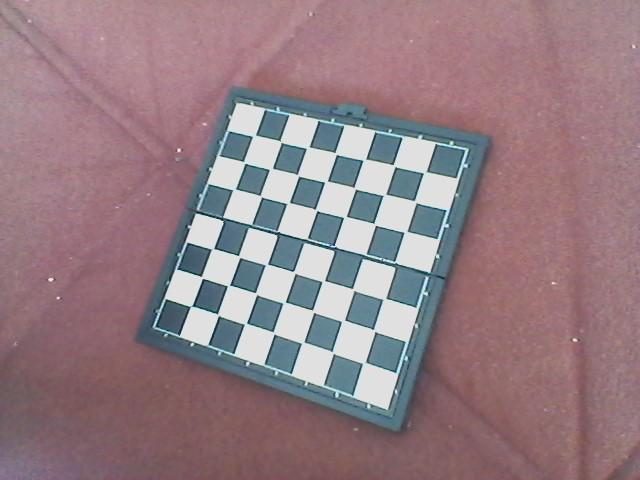
#> input picture Camera Calibration/fotos/A (1).jpg, 640 x 480 px; its folder holds only this picture in this run
$ jupyter execute Camera_calibration.ipynb
#> lines starting #> are read from the running program, lines starting #| are printed output that depends on the picture; after the words box and inside, x2 and y2 are one past the last pixel; in counts of white or black regions, pixels touching at a corner belong together; long printed decimals are rounded
[cell 1]
#!/usr/bin/env python

import cv2
import numpy as np
import os
import glob
import matplotlib.pyplot as plt


# Defining the dimensions of checkerboard
CHECKERBOARD = (7,7)
criteria = (cv2.TERM_CRITERIA_EPS + cv2.TERM_CRITERIA_MAX_ITER, 30, 0.001)

# Creating vector to store vectors of 3D points for each checkerboard image
objpoints = []
# Creating vector to store vectors of 2D points for each checkerboard image
imgpoints = []


# Defining the world coordinates for 3D points
objp = np.zeros((1, CHECKERBOARD[0] * CHECKERBOARD[1], 3), np.float32)
objp[0,:,:2] = np.mgrid[0:CHECKERBOARD[0], 0:CHECKERBOARD[1]].T.reshape(-1, 2)
prev_img_shape = None

# Extracting path of individual image stored in a given directory
images = glob.glob('./fotos/*.jpg')


for fname in images:
    img = cv2.imread(fname)
#> img is the input picture: shape (480, 640, 3); mean B, G, R 131.7, 125.5, 148.8
    plt.imshow(img)
    plt.show()
    gray = cv2.cvtColor(img,cv2.COLOR_BGR2GRAY)
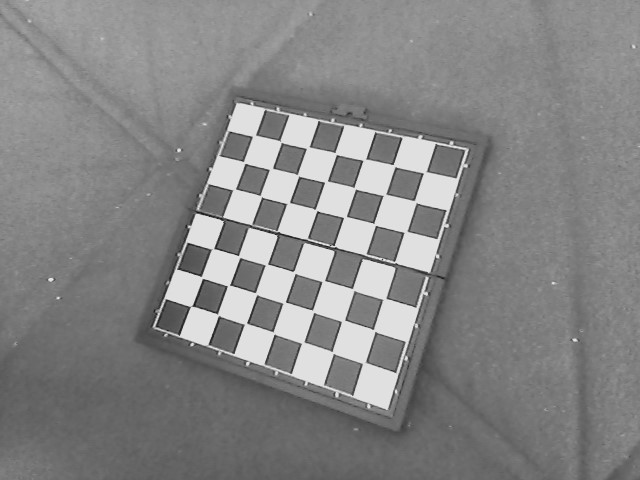
#> gray: shape (480, 640); min 13, max 238, mean 133.2
    lwr = np.array([0,0,90])
    upr = np.array([179, 61, 252])
    hsv = cv2.cvtColor(img, cv2.COLOR_BGR2HSV)
#> hsv: shape (480, 640, 3); mean H, S, V 140.9, 59.7, 155.1
    msk = cv2.inRange(hsv, lwr, upr)
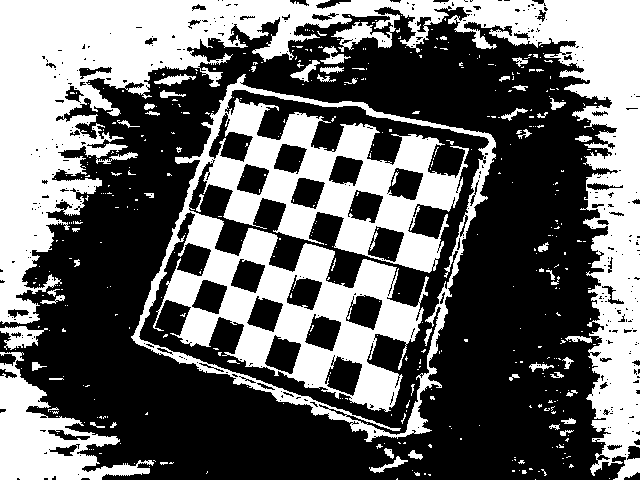
#> msk: shape (480, 640); 40.6% white; 462 white regions (407 under 20 px), largest, box (x1, y1, x2, y2) and area: (0, 0, 640, 480) 65698, (131, 74, 496, 442) 45879, (0, 352, 154, 480) 7590
    krn = cv2.getStructuringElement(cv2.MORPH_RECT, (50, 30))
    dlt = cv2.dilate(msk, krn, iterations=5)
#> dlt: shape (480, 640); every value is 255
    res = 255 - cv2.bitwise_and(dlt, msk)
    res = np.uint8(res)
    res2 = cv2.cvtColor(res, cv2.COLOR_BGR2RGB)
    plt.imshow(res2)
    plt.show()

    ret, corners = cv2.findChessboardCorners(res, (7, 7),
                                            flags=cv2.CALIB_CB_ADAPTIVE_THRESH +
                                                cv2.CALIB_CB_FAST_CHECK +
                                                cv2.CALIB_CB_NORMALIZE_IMAGE + cv2.CALIB_CB_EXHAUSTIVE)
#> ret = True; corners = 49 rows, first 8: [254.5, 135.5], [280.5, 141.5], [308.5, 147], [335.5, 153.5], [366.2, 158], [394.5, 166], [425, 172], [244, 162.5]
    if ret:
        fnl = cv2.drawChessboardCorners(img, (7, 7), corners, ret)
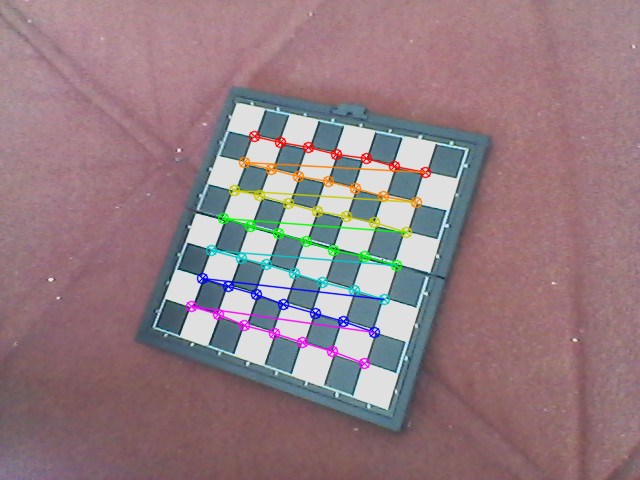
#> fnl: shape (480, 640, 3); mean B, G, R 130.3, 124.4, 148.3
        img = cv2.cvtColor(fnl, cv2.COLOR_BGR2RGB)
        plt.imshow(img)
        plt.show()

    else:
        print("No Checkerboard Found")

    if ret:
        objpoints.append(objp)
        # refining pixel coordinates for given 2d points.
        corners2 = cv2.cornerSubPix(gray, corners, (11,11),(-1,-1), criteria)
#> corners2 = 49 rows, first 8: [253.9, 135.8], [280.6, 141.6], [307.6, 147.8], [335.7, 153.6], [364.3, 159.7], [393.9, 165.6], [424.7, 172.3], [244.3, 162.5]

        imgpoints.append(corners2)

        # Draw and display the corners
        img_refined = cv2.drawChessboardCorners(img, CHECKERBOARD, corners2, ret)
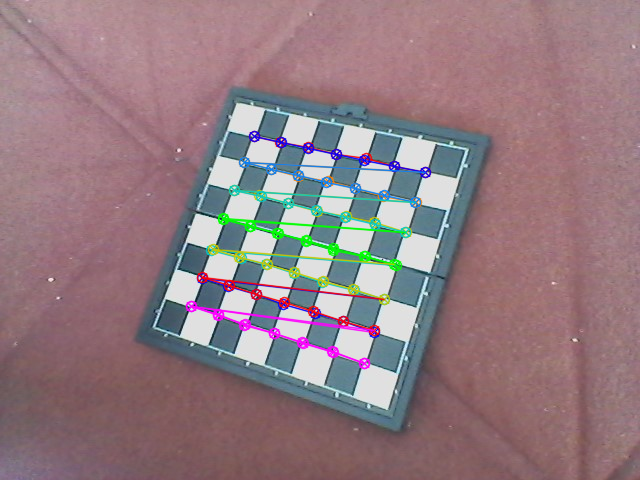
#> img_refined: shape (480, 640, 3); mean R, G, B 147.5, 123.9, 130.2

    img_refined = cv2.cvtColor(img_refined, cv2.COLOR_BGR2RGB)
    plt.imshow(img_refined)
    plt.show()

    h,w = img.shape[:2]
#> h = 480; w = 640

"""
Realizando a calibração da camera passando os valores dos pontos 3D conhecidos (objpoints)
e as coordenadas de pixel correspondentes dos cantos detectados (imgpoints)
"""
ret, mtx, dist, rvecs, tvecs = cv2.calibrateCamera(objpoints, imgpoints, gray.shape[::-1], None, None)
#> ret = 0.655; mtx = [[592, 0, 420.5], [0, 597.2, 280.7], [0, 0, 1]]; dist = [[-1.64, 11.48, -0.0207, -0.0919, -33.23]]; rvecs = ([-0.172, 0.28, 0.282],); tvecs = ([-5.37, -4.8, 19.34],)

print("Camera matrix : \n")
print(mtx)
#| [[591.991   0.         420.500 ]
#|  [  0.         597.151 280.702]
#|  [  0.           0.           1.        ]]
print("dist : \n")
print(dist)
#| [[-1.63885710e+00  1.14821998e+01 -2.07382553e-02 -9.18877943e-02
#|   -3.32324113e+01]]
print("rvecs : \n")
print(rvecs)
#| (array([[-0.1723 ],
#|        [ 0.2797],
#|        [ 0.2824]]),)
print("tvecs : \n")
print(tvecs)
#| (array([[-5.370],
#|        [-4.798],
#|        [19.343]]),)

"""
Vamos remover agora a distorção sob outra foto tirada pela mesma camera
"""
img = cv2.imread('./foto_ex.jpg')
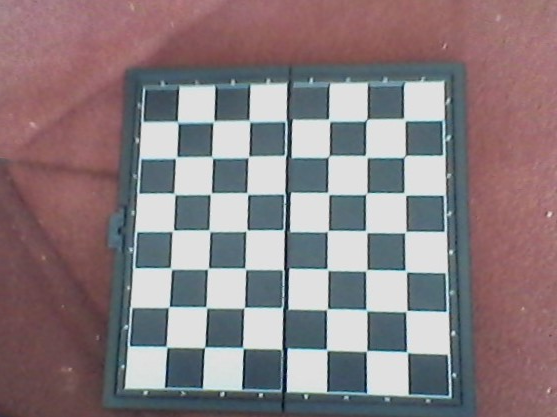
#> input picture Camera Calibration/foto_ex.jpg, 557 x 417 px
#> img is the input picture: shape (417, 557, 3); mean B, G, R 127.2, 123.5, 137
h,  w = img.shape[:2]
#> h = 417; w = 557
newcameramtx, roi = cv2.getOptimalNewCameraMatrix(mtx, dist, (w,h), 1, (w,h))
#> newcameramtx = [[542, 0, 385], [0, 556.6, 261.6], [0, 0, 1]]; roi = (0, 0, 509, 388)
dst = cv2.undistort(img, mtx, dist, None, newcameramtx)
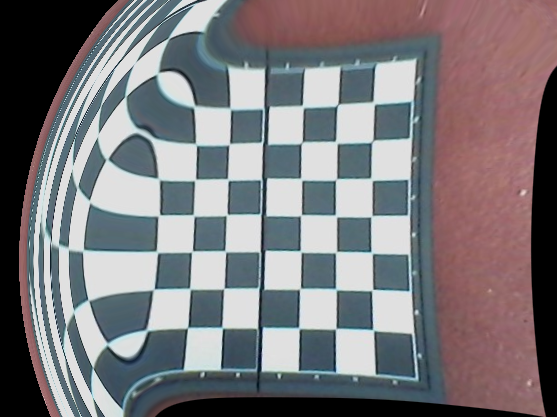
#> dst: shape (417, 557, 3); mean B, G, R 122.7, 119.1, 122

# crop the image
x, y, w, h = roi
#> x = 0; y = 0; w = 509; h = 388
dst = dst[y:y+h, x:x+w]
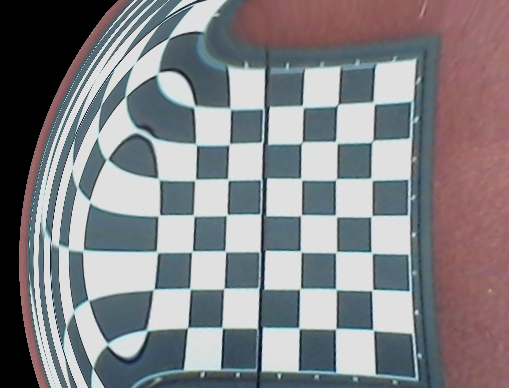
#> dst: shape (388, 509, 3); mean B, G, R 132.7, 128.8, 129.4
img_final = cv2.cvtColor(dst, cv2.COLOR_BGR2RGB)
plt.imshow(img_final)
plt.show()
cv2.imwrite('calibresult.png', img_final)
#> Out = True
